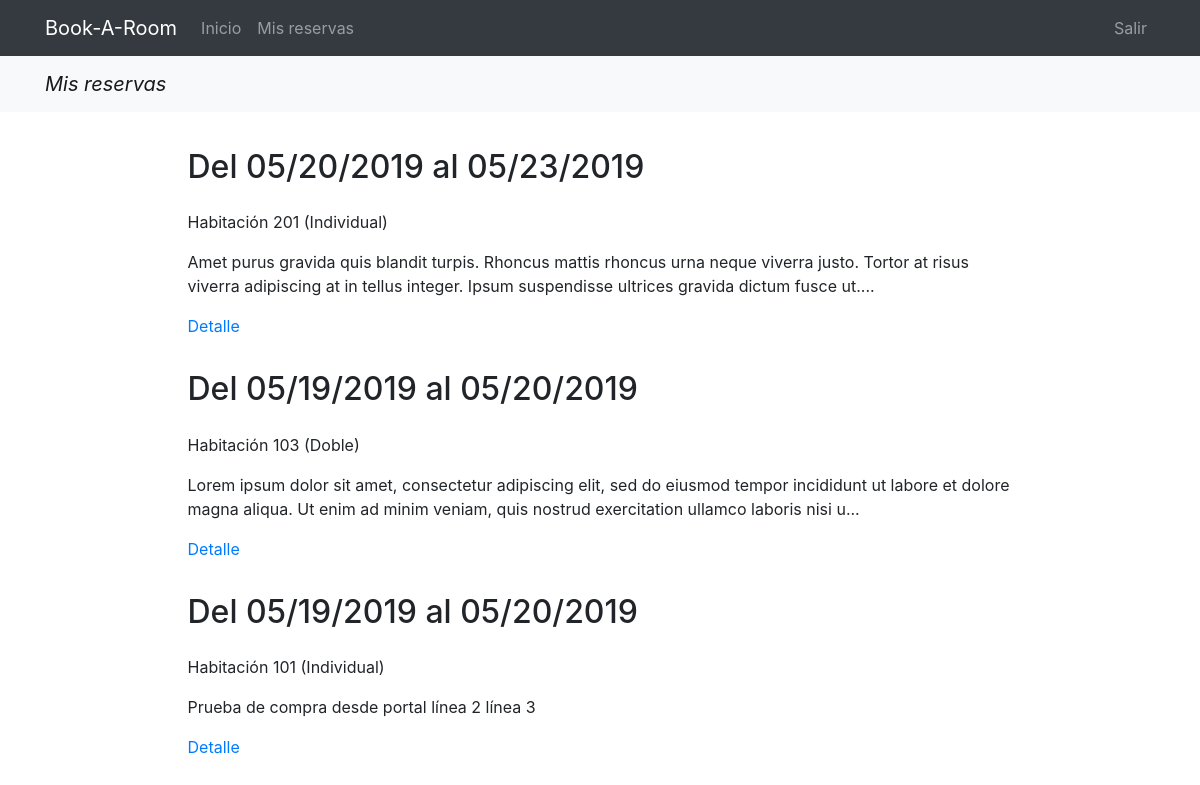
/booking/list/ (signed in), run on the app's committed database.
### booking/models.py (models this page shows, shortened)
class Reservation(models.Model):
    number = models.CharField(max_length=32, verbose_name='Localizador')
    guest = models.ForeignKey(User, verbose_name='Huésped', on_delete=models.CASCADE)
    check_in = models.DateField(verbose_name='Fecha ingreso')
    check_out = models.DateField(verbose_name='Fecha salida')
    room = models.ForeignKey(Room, verbose_name='Habitación', on_delete=models.CASCADE, related_name='room_reservation')
    card_number = models.CharField(max_length=19, verbose_name='Número de tarjeta')
    expiry_month = models.CharField(max_length=2, verbose_name='Mes expiración')
    expiry_year = models.CharField(max_length=2, verbose_name='Año expiración')
    comments = models.TextField(verbose_name='Comentarios', null=True, blank=True)
    total = models.DecimalField(max_digits=15, decimal_places=2, verbose_name='Total reserva')
    created = models.DateTimeField(auto_now_add=True, verbose_name='Fecha reserva')
    class Meta:
        verbose_name = 'Reserva'

### core/models.py (models this page shows)
class Room(models.Model):
    number = models.SmallIntegerField(verbose_name='Número de habitación', unique=True)
    type = models.ForeignKey(RoomType,
                             verbose_name='Tipo de habitación',
                             related_name='room_type',
                             on_delete=models.CASCADE)
    facilities = models.ManyToManyField(RoomFacility, verbose_name='Equipamiento', related_name='room_facilities')
    status = models.ForeignKey(RoomStatus,
                               verbose_name='Estado de la habitación',
                               related_name='room_status',
                               on_delete=models.CASCADE)
    price = models.DecimalField(max_digits=12, decimal_places=2, verbose_name='Precio')
    class Meta:
        verbose_name = 'Habitación'
        verbose_name_plural = 'Habitaciones'
    def __str__(self):
        return 'Habitación ' + str(self.number)

class RoomType(models.Model):
    name = models.CharField(max_length=50, verbose_name='Nombre')
    capacity = models.SmallIntegerField(verbose_name='Capacidad (personas)')
    class Meta:
        verbose_name = 'Tipo de habitación'
        verbose_name_plural = 'Tipos de habitaciones'
    def __str__(self):
        return self.name

### booking/views.py (the view)
# urls.py: path('list/', ReservationList.as_view(), name='my_list'),
class ReservationList(LoginRequiredMixin, ListView):
    model = Reservation
    def get_queryset(self):
        queryset = super(ReservationList, self).get_queryset()
        return queryset.filter(guest=self.request.user)

### booking/templates/booking/reservation_list.html (shortened to what this page needs)
{% extends 'core/base.html' %}
{% load extras %}
{% block content %}
<nav class="navbar navbar-expand-lg navbar-light bg-light">
    <div class="container">
        <span class="navbar-brand" href="#"><i>Mis reservas</i></span>
    </div>
</nav>
<main role="main">
    <div class="container mb-4">
    {% if reservation_list %}
    {% for reservation in reservation_list|dictsort:"id" reversed %}
        <div class="row mt-3">
            <div class="col-md-9 mx-auto">
                <h2 class="mb-4">Del {{ reservation.check_in|date:"SHORT_DATE_FORMAT" }} al {{ reservation.check_out|date:"SHORT_DATE_FORMAT" }}</h2>
                <div>
                    <p>{{ reservation.room }} ({{ reservation.room.type }})</p>
                    {% if reservation.comments %}
                    <p>{{ reservation.comments|striptags|safe|truncatechars:"200" }}</p>
                    {% endif %}
                    <p><a href="{% url 'booking:detail' reservation.id %}">Detalle</a></p>
                </div>
            </div>
        </div>
    {% endfor %}
    {% else %}
        <h2 class="mb-4">No tiene ninguna reserva registrada</h2>
    {% endif %}
    </div>
</main>
{% endblock %}

### core/static/core/css/main.css (style rules this page uses)
main { padding-top: 20px; }
:root { --jumbotron-padding-y: 3rem; }

### data on the page
Reservation: check_in "05/20/2019", check_out "05/23/2019", room "Habitación 201", room.type "Individual", comments "Amet purus gravida quis blandit turpis. Rhoncus mattis rhoncus urna neque viverra justo. Tortor at risus viverra adipiscing at in tellus integer. Ipsum suspendisse ultrices gravida dictum fusce ut...."
Reservation: check_in "05/19/2019", check_out "05/20/2019", room "Habitación 103", room.type "Doble", comments "Lorem ipsum dolor sit amet, consectetur adipiscing elit, sed do eiusmod tempor incididunt ut labore et dolore magna aliqua. Ut enim ad minim veniam, quis nostrud exercitation ullamco laboris nisi u..."
Reservation: check_in "05/19/2019", check_out "05/20/2019", room "Habitación 101", room.type "Individual", comments "Prueba de compra desde portal línea 2 línea 3"
